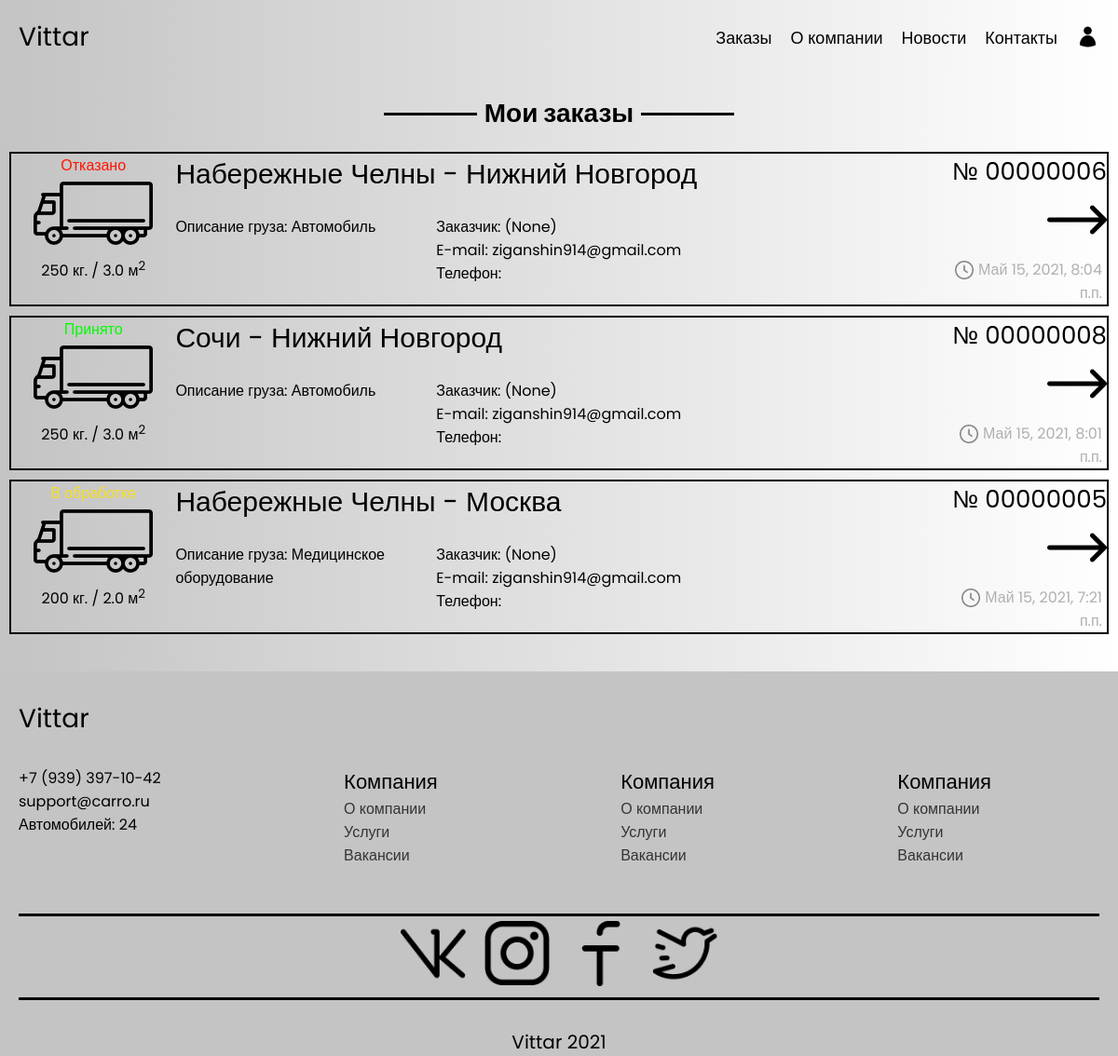
The app's page /orders/ (signed in), older data.
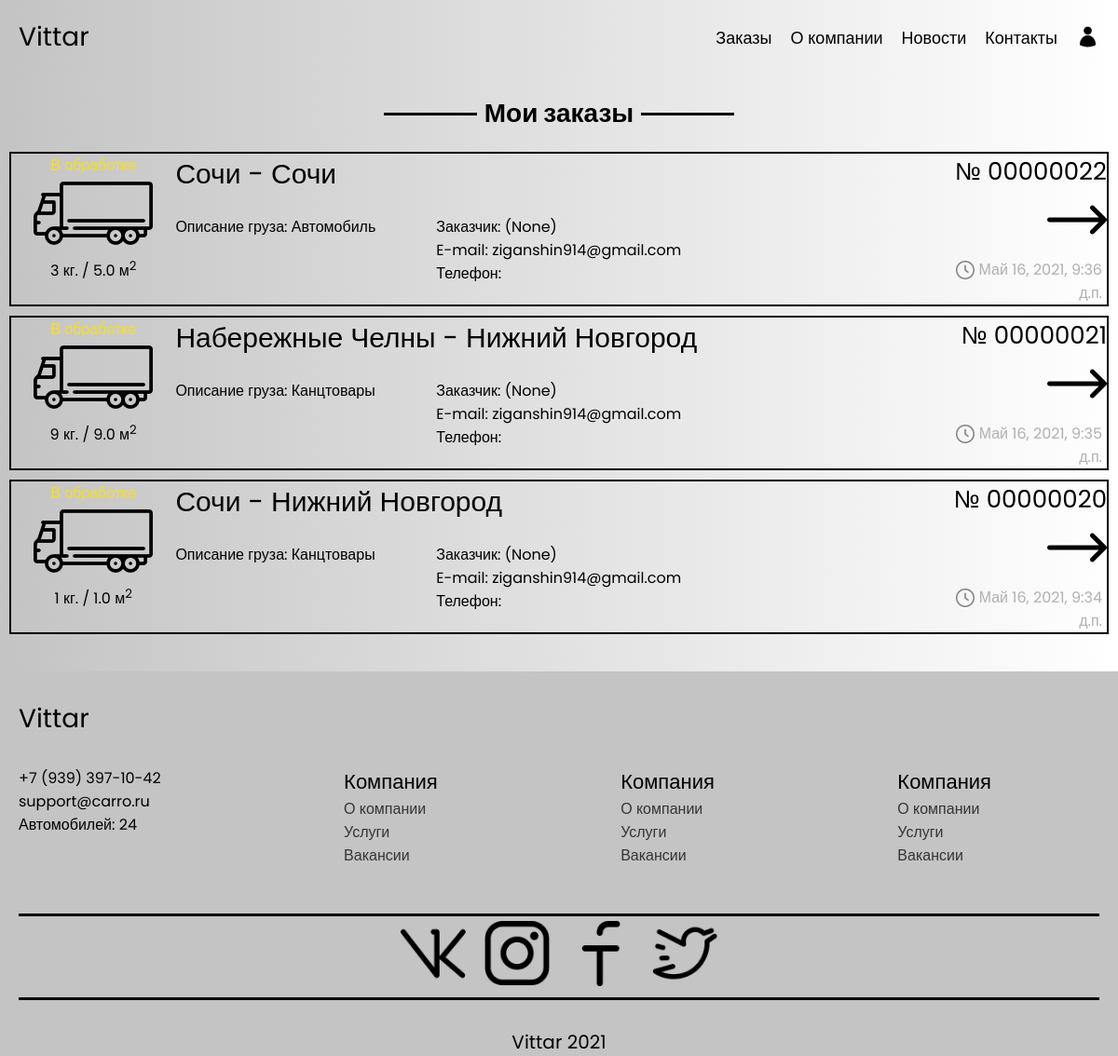
The same page, newer data.
### OrderApp/models.py (models this page shows, shortened)
class Order(models.Model):
    user = models.ForeignKey(settings.AUTH_USER_MODEL, on_delete=models.CASCADE, null=True, blank=True, related_name='user_orders', verbose_name='Заказчик')
    departure_address = models.CharField(max_length=100, verbose_name='Адрес отправки')
    delivery_address = models.CharField(max_length=100, verbose_name='Адрес доствки')
    distance = models.DecimalField(max_digits=8, decimal_places=2, verbose_name='Расстояние между адресами')
    cargo_name = models.CharField(max_length=100, verbose_name='Описание груза')
    cargo_weight = models.IntegerField(verbose_name='Вес груза (кг.)')
    cargo_volume = models.DecimalField(max_digits=4, decimal_places=1, verbose_name='Объем груза (куб. метры')
    cargo_loading_date = models.DateField(verbose_name='Дата загрузки груза') # ограничить выбор раньше сегодняшней даты!!
    cargo_loading_time = models.TimeField(verbose_name='Время загрузки груза')
    cargo_unloading_date = models.DateField(blank=True, null=True, verbose_name='Дата выгрузки груза')
    cargo_unloading_time = models.TimeField(blank=True, null=True, verbose_name='Время выгрузки груза')
    additional_requirements = models.TextField(blank=True, null=True, verbose_name='Дополнительные требования')
    order_stage = models.CharField(max_length=1, choices=ORDER_STAGE, default='В', verbose_name='Стутус заказы')
    price = models.DecimalField(max_digits=8, decimal_places=2, blank=True, null=True, verbose_name='Цена заказа')
    adding_datetime = models.DateTimeField(auto_now=True, verbose_name='Дата и время добавления заказа')
    class Meta:
        ordering = ('adding_datetime', 'cargo_name',)
        verbose_name = 'Заказ'
        verbose_name_plural = 'Заказы'

### UserApp/models.py (models this page shows)
class User(AbstractUser):
    username = None
    full_name = models.CharField(max_length=100, verbose_name='ФИО')
    email = models.EmailField(_('email address'), unique=True)
    company_name = models.CharField(max_length=100, blank=True, null=True, verbose_name='Название компании')
    phone = models.CharField(max_length=17, verbose_name='Номер телефона')
    objects = UserManager()
    USERNAME_FIELD = 'email'
    REQUIRED_FIELDS = []

### OrderApp/views.py (the view)
# urls.py: path('orders/', views.user_orders, name='user_orders'),
@login_required
def user_orders(request):
    user = request.user
    orders = Order.objects.filter(user=user).order_by('-adding_datetime')
    paginator = Paginator(orders, 3)
    page = request.GET.get('page')
    try:
        orders = paginator.page(page)
    except PageNotAnInteger:
        orders =paginator.page(1)
    except EmptyPage:
        if request.is_ajax():
            return HttpResponse('')
        orders = paginator.page(paginator.num_pages)
    if request.is_ajax():
        return render(request, 'OrderApp/user_orders_ajax.html', {'orders': orders})
    return render(request, 'OrderApp/user_orders.html', {'orders': orders})

### OrderApp/templatetags/extra_filters.py (called while the page is built)
@register.filter
@stringfilter
def rightzeros(val):
    while len(val) != 8:
        val = '0' + str(val)
    return val

### OrderApp/templates/OrderApp/user_orders.html (shortened to what this page needs)
{% extends 'OrderApp/base.html' %}
{% load static %}
{% load extra_filters %}
{% block style %}{% static 'css/OrderApp/user_orders.css' %}{% endblock %}
{% block content %}
    <div class="content">
        <h3 class="content__header">
            <span>Мои заказы</span>
        </h3>
        <div class="content__body">
            <div class="orders">
                {% include 'OrderApp/user_orders_ajax.html' %}
            </div>
        </div>
    </div>
{% endblock %}

### OrderApp/templates/OrderApp/user_orders_ajax.html
{% load static %}
{% load extra_filters %}
{% for order in orders %}
    <a href="#" class="order">
        <div class="order__block_1">
            <p
               {% if order.order_stage == 'В' %}
                   class="processing"
               {% elif order.order_stage == 'П' %}
                   class="accepted"
               {% elif order.order_stage == 'О' %}
                   class="denied"
               {% endif %}
            >{{ order.get_order_stage_display }}</p>
            <img src="{% static 'img/Иконка грузовика.png' %}">
            <p>{{ order.cargo_weight }} кг. / {{ order.cargo_volume }} м<sup>2</sup></p>
        </div>
        <div class="order__block_2">
            <div class="order__block_2_1">
                <p>{{ order.departure_address }} - {{ order.delivery_address }}</p>
            </div>
            <div class="order__block_2_2">
                <p>Описание груза: {{ order.cargo_name }}</p>
            </div>
            <div class="order_block_2_3">
                <p>Заказчик: {{ order.user.full_name }} ({{ order.user.company_name }})</p>
                <p>E-mail: {{ order.user }}</p>
                <p>Телефон: {{ order.user.phone }}</p>
            </div>
        </div>
        <div class="order__block_3">
            <p class="number">№ {{ order.id|rightzeros }}</p>
            <img class="more" src="{% static 'img/Кнопка подробнее.png' %}">
            <p><img src="{% static 'img/Иконка часов.png' %}">{{ order.adding_datetime }}</p>
        </div>
    </a>
{% empty %}
    <h4 class="empty">Тут пока ничего нет</h4>
{% endfor %}

Row changes from the older to the newer data that the page shows:
no longer on this page (row edited): Order: order_stage "Отказано", cargo_weight "250", cargo_volume "3.0", departure_address "Набережные Челны", delivery_address "Нижний Новгород", cargo_name "Автомобиль", user.company_name "None", user "ziganshin914@gmail.com", id|rightzeros "00000006", adding_datetime "Май 15, 2021, 8:04 п.п."
no longer on this page (row edited): Order: order_stage "Принято", cargo_weight "250", cargo_volume "3.0", departure_address "Сочи", delivery_address "Нижний Новгород", cargo_name "Автомобиль", user.company_name "None", user "ziganshin914@gmail.com", id|rightzeros "00000008", adding_datetime "Май 15, 2021, 8:01 п.п."
no longer on this page (row edited): Order: cargo_weight "200", cargo_volume "2.0", departure_address "Набережные Челны", delivery_address "Москва", cargo_name "Медицинское оборудование", user.company_name "None", user "ziganshin914@gmail.com", id|rightzeros "00000005", adding_datetime "Май 15, 2021, 7:21 п.п."
added Order: cargo_weight "3", cargo_volume "5.0", departure_address "Сочи", delivery_address "Сочи", cargo_name "Автомобиль", user.company_name "None", user "ziganshin914@gmail.com", id|rightzeros "00000022", adding_datetime "Май 16, 2021, 9:36 д.п."
added Order: cargo_weight "9", cargo_volume "9.0", departure_address "Набережные Челны", delivery_address "Нижний Новгород", cargo_name "Канцтовары", user.company_name "None", user "ziganshin914@gmail.com", id|rightzeros "00000021", adding_datetime "Май 16, 2021, 9:35 д.п."
added Order: cargo_weight "1", cargo_volume "1.0", departure_address "Сочи", delivery_address "Нижний Новгород", cargo_name "Канцтовары", user.company_name "None", user "ziganshin914@gmail.com", id|rightzeros "00000020", adding_datetime "Май 16, 2021, 9:34 д.п."
